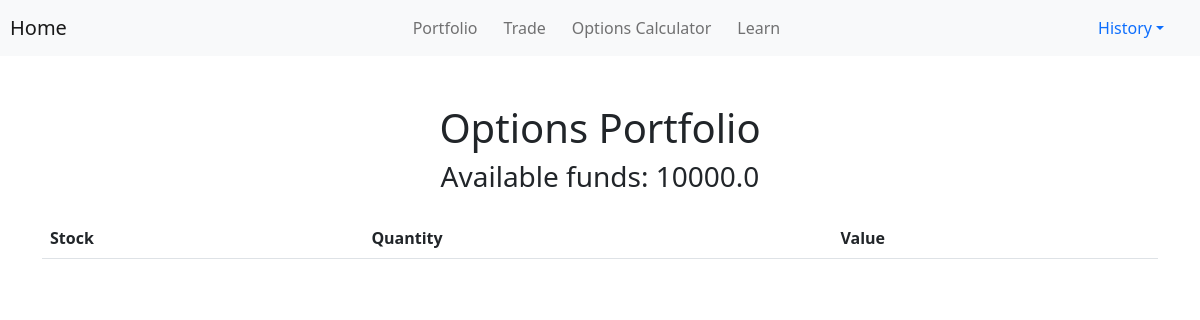
Before: /portfolio (signed in) with the older database file.
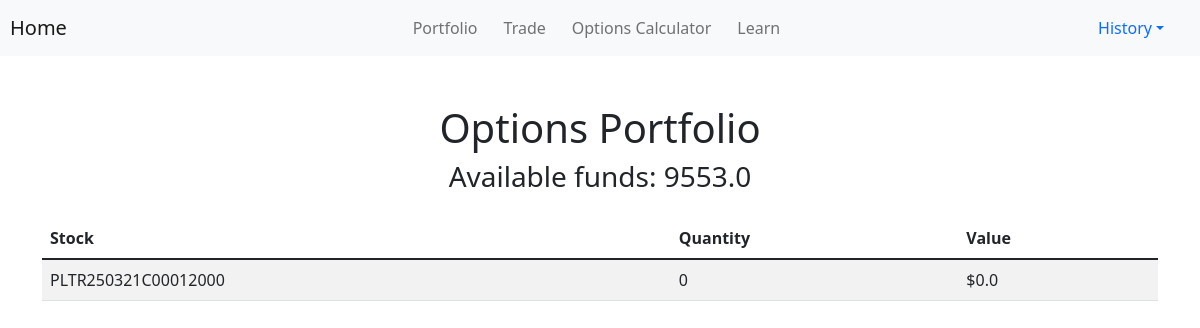
After: the same page with the newer database file.
### models.py (models this page shows, shortened)
class User(UserMixin, db.Model): #defines a user model with authentication support and database integration
    id = db.Column(db.Integer, primary_key=True) #unique user ID (primary key)
    username = db.Column(db.String(80), unique=True, nullable=False) #unique username
    hashed_password = db.Column(db.String(256), nullable=False) #hashed pwd for security
    email = db.Column(db.String(256), nullable=False) #user email
    balance = db.Column(db.Float, default=10000)  # Starting virtual balance

class Portfolio(db.Model):
    id = db.Column(db.Integer, primary_key=True) #unique portfolio entry ID (primary key)
    user_id = db.Column(db.Integer, db.ForeignKey('user.id'), nullable=False) #foreign key linking to 'User' table
    stock_name = db.Column(db.String, nullable=False) #ticker symbol of stock
    quantity = db.Column(db.Integer, nullable=False) #number of contracts owned
    value=db.Column(db.Float, nullable=False) #total market value of holdings

### routes.py (the view)
@routes.route('/portfolio')
def portfolio():
    if not current_user.is_authenticated:
        print("Current user not authenticated")
        return redirect(url_for('routes.login'))
    user = User.query.filter_by(id=current_user.id).first()
    available_funds = user.balance
    options = Portfolio.query.filter_by(user_id=current_user.id).all()
    print("Portfolio")
    if options:
        for option in options:
            print(option.stock_name, option.value)
            return render_template('portfolio.html', stocks=options, available_funds=available_funds)
    else:
        return render_template('portfolio.html', available_funds=available_funds)

### run.py (called while the page is built)
@login_manager.user_loader
def load_user(user_id):
    return User.query.get(int(user_id))

### templates/portfolio.html (shortened to what this page needs)
<!DOCTYPE html>
<html lang="en">
<head>
    <link href="https://cdn.jsdelivr.net/npm/bootstrap@5.1.3/dist/css/bootstrap.min.css" rel="stylesheet">
</head>
<body>
    <nav class="navbar navbar-expand-lg navbar-light bg-light">
        <a class="navbar-brand" href="/">Home</a>
        <div class="collapse navbar-collapse justify-content-center">
            <ul class="navbar-nav center-nav">
                <li class="nav-item"><a class="nav-link" href="/portfolio">Portfolio</a></li>
                <li class="nav-item"><a class="nav-link" href="/trade">Trade</a></li>
                <li class="nav-item"><a class="nav-link" href="/mc_greeks">Options Calculator</a></li>
                <li class="nav-item"><a class="nav-link" href="/learn">Learn</a></li>
            </ul>
        </div>
        <div class="dropdown history-dropdown">
            <a class="nav-link dropdown-toggle" href="#" id="historyDropdown">History</a>
        </div>
    </nav>
    <div class="container mt-5">
        <div class="center-text">
            <h1>Options Portfolio</h1>
            <h3>Available funds: {{ available_funds }}</h3>
        </div>
        <table class="table table-striped mt-4">
            <thead>
                <tr>
                    <th>Stock</th>
                    <th>Quantity</th>
                    <th>Value</th>
                </tr>
            </thead>
            <tbody>
                {% for stock in stocks %}
                    <tr>
                        <td>{{ stock.stock_name }}</td>
                        <td>{{ stock.quantity }}</td>
                        <td>${{ stock.value }}</td>
                    </tr>
                {% endfor %}
            </tbody>
        </table>
    </div>
</body>
</html>

Changed rows visible on the page:
changed User: balance "10000.0" → "9553.0"
added Portfolio: stock_name "PLTR250321C00012000", quantity "0", value "0.0"
